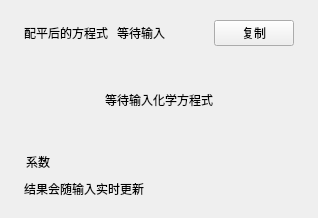
               <widget class="QFrame" name="resultCard">
                <property name="accent" stdset="0">
                 <bool>true</bool>
                </property>
                <layout class="QVBoxLayout" name="resultCardLayout">
                 <property name="spacing">
                  <number>0</number>
                 </property>
                 <property name="leftMargin">
                  <number>24</number>
                 </property>
                 <property name="topMargin">
                  <number>20</number>
                 </property>
                 <property name="rightMargin">
                  <number>24</number>
                 </property>
                 <property name="bottomMargin">
                  <number>20</number>
                 </property>
                 <item>
                  <layout class="QHBoxLayout" name="resultHeaderLayout">
                   <property name="spacing">
                    <number>9</number>
                   </property>
                   <item>
                    <widget class="QLabel" name="resultTitle">
                     <property name="text">
                      <string>配平后的方程式</string>
                     </property>
                    </widget>
                   </item>
                   <item>
                    <widget class="QLabel" name="statusPill">
                     <property name="text">
                      <string>等待输入</string>
                     </property>
                     <property name="state" stdset="0">
                      <string>idle</string>
                     </property>
                    </widget>
                   </item>
                   <item>
                    <spacer name="resultHeaderSpacer">
                     <property name="orientation">
                      <enum>Qt::Horizontal</enum>
                     </property>
                     <property name="sizeHint" stdset="0">
                      <size>
                       <width>40</width>
                       <height>20</height>
                      </size>
                     </property>
                    </spacer>
                   </item>
                   <item>
                    <widget class="QPushButton" name="copyButton">
                     <property name="text">
                      <string>复制</string>
                     </property>
                     <property name="ghost" stdset="0">
                      <bool>true</bool>
                     </property>
                    </widget>
                   </item>
                  </layout>
                 </item>
                 <item>
                  <spacer name="equationPanelSpacer">
                   <property name="orientation">
                    <enum>Qt::Vertical</enum>
                   </property>
                   <property name="sizeType">
                    <enum>QSizePolicy::Fixed</enum>
                   </property>
                   <property name="sizeHint" stdset="0">
                    <size>
                     <width>20</width>
                     <height>13</height>
                    </size>
                   </property>
                  </spacer>
                 </item>
                 <item>
                  <widget class="QFrame" name="equationPanel">
                   <property name="minimumSize">
                    <size>
                     <width>0</width>
                     <height>82</height>
                    </size>
                   </property>
                   <property name="frameShape">
                    <enum>QFrame::NoFrame</enum>
                   </property>
                   <layout class="QVBoxLayout" name="equationPanelLayout">
                    <property name="spacing">
                     <number>0</number>
                    </property>
                    <property name="leftMargin">
                     <number>16</number>
                    </property>
                    <property name="topMargin">
                     <number>10</number>
                    </property>
                    <property name="rightMargin">
                     <number>16</number>
                    </property>
                    <property name="bottomMargin">
                     <number>10</number>
                    </property>
                    <item>
                     <widget class="QLabel" name="equationLabel">
                      <property name="text">
                       <string>等待输入化学方程式</string>
                      </property>
                      <property name="textFormat">
                       <enum>Qt::RichText</enum>
                      </property>
                      <property name="alignment">
                       <set>Qt::AlignCenter</set>
                      </property>
                      <property name="wordWrap">
                       <bool>true</bool>
                      </property>
                     </widget>
                    </item>
                   </layout>
                  </widget>
                 </item>
                 <item>
                  <spacer name="coefficientTopSpacer">
                   <property name="orientation">
                    <enum>Qt::Vertical</enum>
                   </property>
                   <property name="sizeType">
                    <enum>QSizePolicy::Fixed</enum>
                   </property>
                   <property name="sizeHint" stdset="0">
                    <size>
                     <width>20</width>
                     <height>11</height>
                    </size>
                   </property>
                  </spacer>
                 </item>
                 <item>
                  <widget class="QWidget" name="coefficientRow">
                   <layout class="QHBoxLayout" name="coefficientRowLayout">
                    <property name="spacing">
                     <number>7</number>
                    </property>
                    <property name="leftMargin">
                     <number>2</number>
                    </property>
                    <property name="topMargin">
                     <number>0</number>
                    </property>
                    <property name="rightMargin">
                     <number>0</number>
                    </property>
                    <property name="bottomMargin">
                     <number>0</number>
                    </property>
                    <item>
                     <widget class="QLabel" name="coefficientCaption">
                      <property name="text">
                       <string>系数</string>
                      </property>
                     </widget>
                    </item>
                    <item>
                     <widget class="QWidget" name="coefficientChips">
                      <layout class="QHBoxLayout" name="coefficientChipsLayout">
                       <property name="spacing">
                        <number>6</number>
                       </property>
                       <property name="leftMargin">
                        <number>0</number>
                       </property>
                       <property name="topMargin">
                        <number>0</number>
                       </property>
                       <property name="rightMargin">
                        <number>0</number>
                       </property>
                       <property name="bottomMargin">
                        <number>0</number>
                       </property>
                      </layout>
                     </widget>
                    </item>
                    <item>
                     <spacer name="coefficientSpacer">
                      <property name="orientation">
                       <enum>Qt::Horizontal</enum>
                      </property>
                      <property name="sizeHint" stdset="0">
                       <size>
                        <width>40</width>
                        <height>20</height>
                       </size>
                      </property>
                     </spacer>
                    </item>
                   </layout>
                  </widget>
                 </item>
                 <item>
                  <spacer name="resultMetaSpacer">
                   <property name="orientation">
                    <enum>Qt::Vertical</enum>
                   </property>
                   <property name="sizeType">
                    <enum>QSizePolicy::Fixed</enum>
                   </property>
                   <property name="sizeHint" stdset="0">
                    <size>
                     <width>20</width>
                     <height>8</height>
                    </size>
                   </property>
                  </spacer>
                 </item>
                 <item>
                  <widget class="QLabel" name="resultMeta">
                   <property name="text">
                    <string>结果会随输入实时更新</string>
                   </property>
                   <property name="state" stdset="0">
                    <string>idle</string>
                   </property>
                   <property name="wordWrap">
                    <bool>true</bool>
                   </property>
                  </widget>
                 </item>
                </layout>
               </widget>
